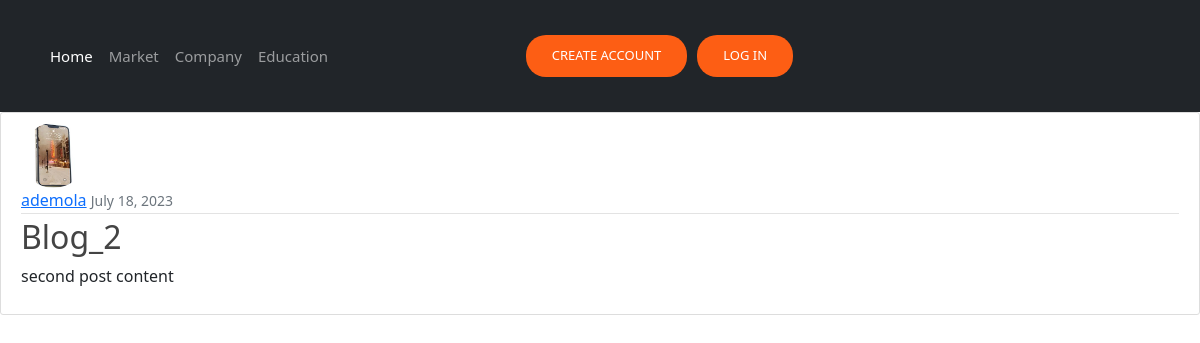
The app's page /post/2/ with its own data.
### blog/models.py (models this page shows, shortened)
class Post(models.Model):
    title = models.CharField(max_length=100)
    content = models.TextField()
    date_posted = models.DateTimeField(default=timezone.now)
    author = models.ForeignKey(User, on_delete=models.CASCADE)

### users/models.py (models this page shows, shortened)
class Profile(models.Model):
    user = models.OneToOneField(User, on_delete=models.CASCADE)
    image= models.ImageField(default='default.jpg', upload_to='profile_pics')

### blog/views.py (the view)
# urls.py: path('post/<int:pk>/', PostDetailView.as_view(), name='post-detail'),
class  PostDetailView(DetailView):
    model = Post

### blog/templates/blog/post_detail.html (shortened to what this page needs)
{% extends "blog/base.html" %}
{% block content %}
    <article class="media content-section">
      <img class="rounded-circle article-img" src="{{object.author.profile.image.url}}"
        <div class="media-body">
          <div class="article-metadata">
            <a class="mr-2" href="{% url 'user-posts' object.author.username %}">{{ object.author }}</a>
            <small class="text-muted">{{ object.date_posted|date:"F d, Y" }}</small>
          </div>
          <h2 class="article-title">{{object.title }}</a></h2>
          <p class="article-content">{{object.content }}</p>
        </div>
{% endblock content %}

### blog/static/blog/main.css (style rules this page uses)
body { background: #fafafa; color: #333333; margin-top: 5rem; }
h1, h2, h3, h4, h5, h6 { color: #444444; }
.content-section { background: #ffffff; padding: 10px 20px; border: 1px solid #dddddd; border-radius: 3px; margin-bottom: 20px; }
.article-title { color: #444444; }
.article-content { white-space: pre-line; }
.article-img { height: 65px; width: 65px; margin-right: 16px; }
.article-metadata { padding-bottom: 1px; margin-bottom: 4px; border-bottom: 1px solid #e3e3e3 }
#bg { background-repeat: no-repeat; background-size: cover; background-attachment: fixed; }
body { margin:0; color:#6a6f8c; background-image: url('images/bg.png'); font:600 16px/18px 'Open Sans',sans-serif; }
*,:after,:before { box-sizing:border-box }
a { color:inherit;text-decoration:none }
body { font: 100% / 1.414 "Open Sans", "Roboto", arial, sans-serif; background: #e9e9e9; }
a, [type="submit"] { transition: all .25s ease-in; }
h1, h2 { font-weight: 300; color: rgba(255,255,255,1); }

### records on screen
Post: author.profile.image (picture), author "ademola", date_posted "July 18, 2023", title "Blog_2", content "second post content"
